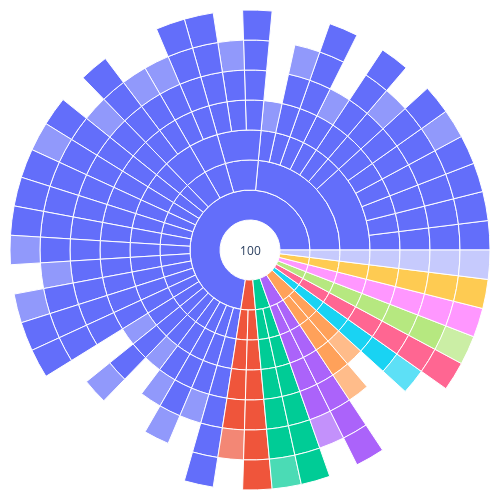

Notebook source saved alongside this figure:
### Code cell
N = 51
visualization_depth = 10

temp = createSunburstVariables(okvqa['trainval'], N)
plotSunburst(temp, N, visualization_depth, use_dash=False)

### Figure 1 — Plotly figure (JSON) as saved in the notebook; plotly's stock layout.template omitted (floating-point values rounded to 4 significant figures; data arrays with more than 128 entries replaced by an {"elided": "..."} marker saying what was removed)
{"data": [{"branchvalues": "total", "domain": {"column": 1}, "hovertemplate": "<b>%{label} </b> <br> Percentage: %{text:.2f}%", "ids": {"elided": "360 str values"}, "insidetextorientation": "radial", "labels": {"elided": "360 str values"}, "maxdepth": 8, "parents": {"elided": "360 str values"}, "text": {"elided": "360 float values"}, "type": "sunburst", "values": {"elided": "360 int values"}}], "layout": {"autosize": false, "height": 500, "margin": {"b": 10, "l": 10, "r": 10, "t": 10}, "uniformtext": {"minsize": 10, "mode": "hide"}, "width": 500}}
